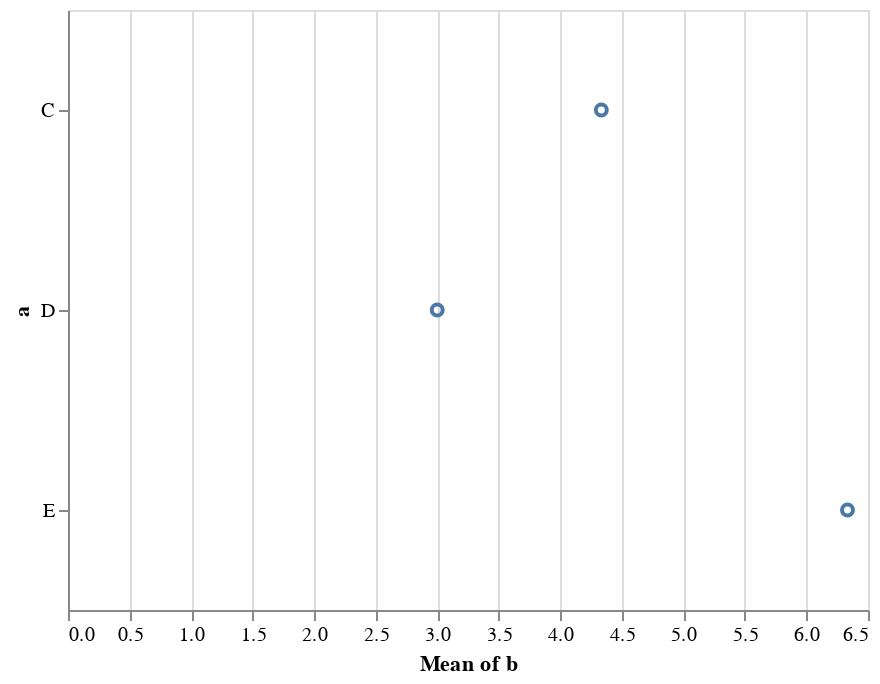

Write notebook code for a chart like this one.
### Markdown cell above
Altair and Vega-Lite also support a variety of built-in data transformations, such as aggregation. The easiest way to specify such aggregations is through a string-function syntax in the argument to the column name. For example, here we will plot not all the values, but a single point representing the mean of the x-values for a given y-value:

### Code cell
alt.Chart(data).mark_point().encode(
    y='a',
    x='mean(b)'
)

### Figure 1 — Vega-Lite specification as saved in the notebook (floating-point values rounded to 4 significant figures)
{"$schema": "https://vega.github.io/schema/vega-lite/v2.6.0.json", "config": {"view": {"height": 300, "width": 400}}, "data": {"name": "data-347f1284ea3247c0f55cb966abbdd2d8"}, "datasets": {"data-347f1284ea3247c0f55cb966abbdd2d8": [{"a": "C", "b": 2}, {"a": "C", "b": 7}, {"a": "C", "b": 4}, {"a": "D", "b": 1}, {"a": "D", "b": 2}, {"a": "D", "b": 6}, {"a": "E", "b": 8}, {"a": "E", "b": 4}, {"a": "E", "b": 7}]}, "encoding": {"x": {"aggregate": "mean", "field": "b", "type": "quantitative"}, "y": {"field": "a", "type": "nominal"}}, "mark": "point"}
